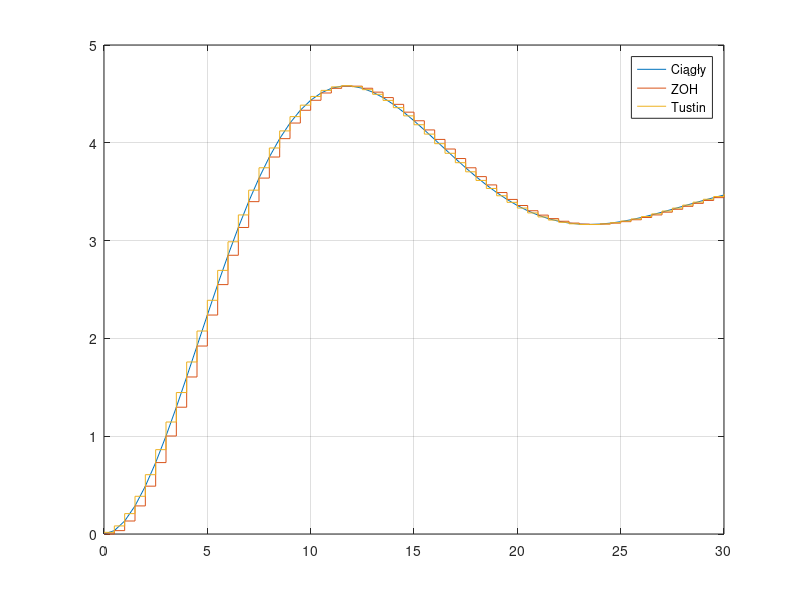

This figure's MATLAB source:
clear; close all; clc; %czyszczenie workspace

% Stałe.
k = 3.5; % Wzmocnienie układu inercyjnego.
T = 3.5; % Stała czasowa.
zeta = 0.35; % Współczynnik tłumienia.

% Czas.
Ts = 0.5; % Czas próbkowania.
t = 0:Ts:30; % zakres zmiennej czasu

% Stwórz obiekt inercyjny.
s = tf('s'); % Definicja operatora Laplace'a.
Iner = k / (T^2 * s^2 + 2 * zeta * T * s + 1); % Obiekt całkujący z inercją.
Iner_ZOH = c2d(Iner, Ts, 'zoh'); % Dyskretyzacja metodą ZOH.
Iner_Tustin = c2d(Iner, Ts, 'tustin'); % Dyskretyzacja metodą Tustina.

figure(1)

% Odpowiedź na wymuszenie skokowe.
[W, time] = step(Iner, t);
[Wd, time] = step(Iner_ZOH, t); % Układ ZOH.
[Wd1, time] = step(Iner_Tustin, t); % Układ Tustina.

% Charakterystyka odpowiedzi skokowej.
plot(t, W); hold all;
stairs(t, Wd);
stairs(t, Wd1);

legend('Ciągły', "ZOH", "Tustin");
grid on;
